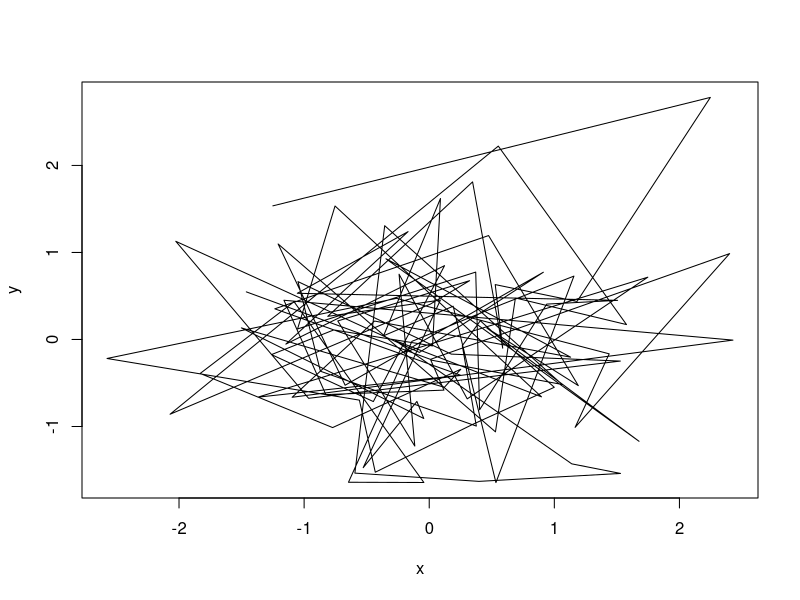

Recreate this plot in R.
## ---- chunk 1

x <- rnorm(100)
y <- rnorm(100)
plot(x, y, type="l")

